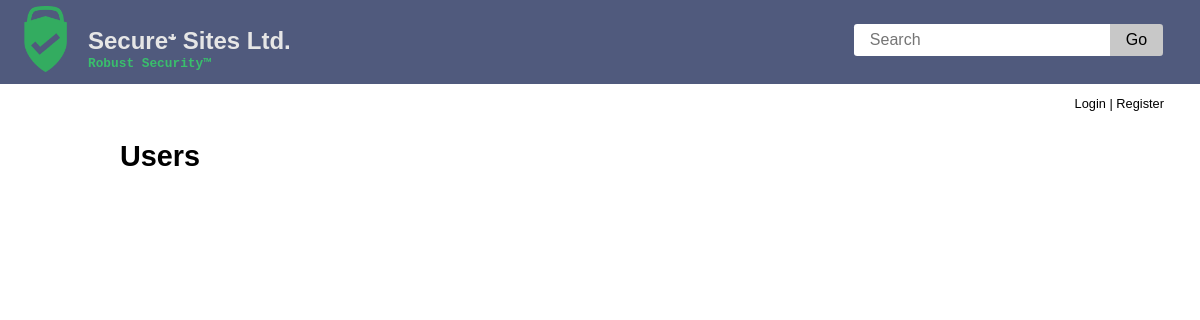
/users.php, run on an earlier commit of the app's database.
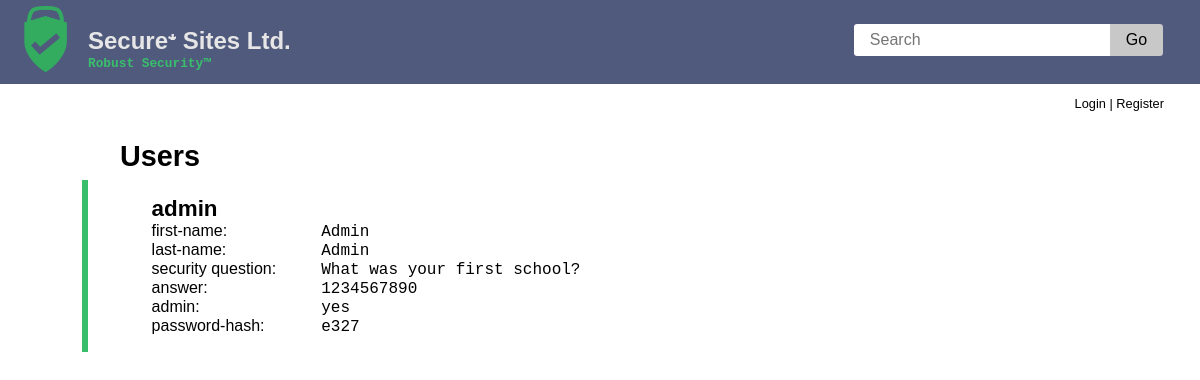
And on a later commit of the database.
### tables this page shows
CREATE TABLE `users` (
  `id` int(3) NOT NULL,
  `first_name` varchar(50) NOT NULL,
  `last_name` varchar(50) NOT NULL,
  `email` varchar(200) NOT NULL,
  `secret_question` varchar(60) NOT NULL,
  `secret_answer` varchar(150) NOT NULL,
  `password_hash` varchar(8) NOT NULL,
  `is_admin` int(1) NOT NULL DEFAULT '0'
);

### users.php (the view, shortened to what this page needs)
<?php
include("includes.php");
?>
<html>
<head>
	<?php
		HTMLBlocks::head_contents();
	?>
</head>
<body>
	<div class="wrapper">
		<div class="container">
			<?php HTMLBlocks::page_header(); ?>
			<?php
			$sth = $dbh->prepare('SELECT * FROM users');
			$sth->execute();
			$result = $sth->fetchAll();
			?>
			<div class="content">
				<div class="row"><h3>Users</h3></div>
			<div class="search-results">
			<?php foreach($result as $row){ ?>
				<a class="result-row" href="/product.php?id=<?php echo $row['product_id']; ?>">
					<span class="result-title"><?php echo htmlentities($row['email']); ?></span>
					<div class="result body"><code class="user-info">
					<?php
						echo '<span class="info-title">first-name:</span> '.htmlentities($row['first_name']).'<br>';
						echo '<span class="info-title">last-name:</span> '.htmlentities($row['last_name']).'<br>';
						echo '<span class="info-title">security question:</span> '.htmlentities($row['secret_question']).'<br>';
						echo '<span class="info-title">answer:</span> '.htmlentities($row['secret_answer']).'<br>';
						echo '<span class="info-title">admin:</span> '.($row['is_admin'] === '1' ? 'yes' : 'no').'<br>';
						echo '<span class="info-title">password-hash:</span> '.htmlentities($row['password_hash']).'<br>';
					?>
					</code></div>
				</a>
			<?php } ?>
			</div>
			</div>
		</div>
	</div>
</body>
</html>

### include/HTMLBlocks.php (shortened to what this page needs)
<?php
class HTMLBlocks {
	public static function head_contents(){ ?>
		<link rel="stylesheet" type="text/css" href="/stylesheets/main.css" />
	<?php
	}
	public static function page_header(){
	?>
		<div class="header-container">
			<div class="header-content">
				<a href="/" class="block-wrap">
					<div class="logo-container">
						<img src="/images/shield.png" />
					</div>
					<div class="title-container">
						<h1>Secure<span class="asterix">*<img class="lock-bar" src="/images/lock-bar.png" /></span> Sites Ltd.</h1>
						<h2>Robust Security&trade;</h2>
					</div>
				</a>
				<div class="link-container">
				</div>
				<div class="widget-container">
					<form action="search.php" method="GET">
						<input type="text" name="q" placeholder="Search" />
						<input type="submit" value="Go" />
					</form>
				</div>
				<?php
				if(isset($_SESSION['first_name'])){
				?>
				<span class="name">Hi, <?php echo $_COOKIE['name']; ?>  | <a href="/account.php">Settings</a> | <a href="/logout.php">Logout</a></span>
				<?php
				}else { ?>
				<span class="login-bar"><a href="/login.php">Login</a> | <a href="/register.php">Register</a></span>
				<?php } ?>
			</div>
		</div>
	<?php
	}
}
?>

### stylesheets/main.css (style rules this page uses)
* { margin: 0; padding: 0; list-style-type: none; -webkit-overflow-scrolling: touch; }
html,body { font-size: 100%; }
body { -webkit-text-size-adjust: 100%; }
body,body * { word-break: break-word; font-family: 'Raleway', sans-serif; }
a { display: inline-block; color: initial; }
h3 { font-size: 1.8rem; line-height: 3rem; }
a.block-wrap { display: block; }
.header-container { height: 5.25rem; width: 100%; background: rgba(80,90,125,1); box-sizing: border-box; padding: 1rem; }
.header-content div { margin: 0 0.5rem; box-sizing: border-box; }
.logo-container { width: 3rem; height: 3.5rem; float: left; }
.logo-container > img { height: 100%; position: relative; z-index: 2; }
.title-container h1 .asterix { height: 0.5rem; width: 0.5rem; display: inline-block; overflow-y: hidden; margin-bottom: 0.6rem; }
.title-container { line-height: 1.4rem; height: 3rem; float: left; padding: 0.5rem 0; }
.title-container h1 { margin-top: 0.4rem; font-size: 1.5rem; font-family: 'Montserrat', sans-serif; color: rgb(230, 230, 230); }
.title-container h2 { font-family: courier; font-size: 0.8rem; color: rgb(57, 191, 108); }
.name, .login-bar { position: absolute; top: 6rem; display: block; right: 2.25rem; font-size: 0.8rem; color: black; }
.login-bar a, .search-results a { text-decoration: none; }
.link-container { height: 3rem; width: 40rem; float: left; padding: 1rem 2rem; }
code { font-family: "Courier New", Courier, "Lucida Sans Typewriter", "Lucida Typewriter", monospace; }
code.user-info .info-title { width: 10rem; display: inline-block; }
.widget-container { height: 3rem; position: absolute; top: 1rem; right: 1rem; transition: right 0.4s ease; padding: 0.5rem 0.8rem; }
input, select { border: 0; border-radius: 0.2rem; background: white; height: 2rem; font-size: 0.9rem; font-weight: thin; box-sizing: border-box; padding: 0.2rem 1rem; display: block; float: left; }
input[type="text"], input[type="password"] { width: 16em; border: thin solid rgb(111, 111, 111); }
input[type="submit"], input[type="button"] { cursor: pointer; cursor: hand; background: rgb(235, 235, 235); }
.widget-container input:first-of-type { border-top-right-radius: 0; border-bottom-right-radius: 0; }
.widget-container input:last-of-type { border-top-left-radius: 0; border-bottom-left-radius: 0; }
.widget-container input { font-size: 1rem; border: 0; }
.widget-container input[type="submit"] { background: rgb(200, 200, 200); }
.content { margin: 3rem auto; width: 60rem; max-width: 100%; }
.search-results .result-row { box-sizing: border-box; min-height: 4rem; display: block; padding: 1rem 4rem; border-left: 0.4rem solid rgb(57, 191, 108); transition: border-left 0.3s ease; margin-bottom: 0.4rem; position: relative; left: -2.4rem; box-sizing: border-box; }
.search-results .result-title { font-size: 1.4rem; font-weight: bold; }

What changed in the data, as far as the page shows it:
added users: email "admin", first_name "Admin", last_name "Admin", secret_question "What was your first school?", secret_answer "1234567890", is_admin "yes", password_hash "e327"
